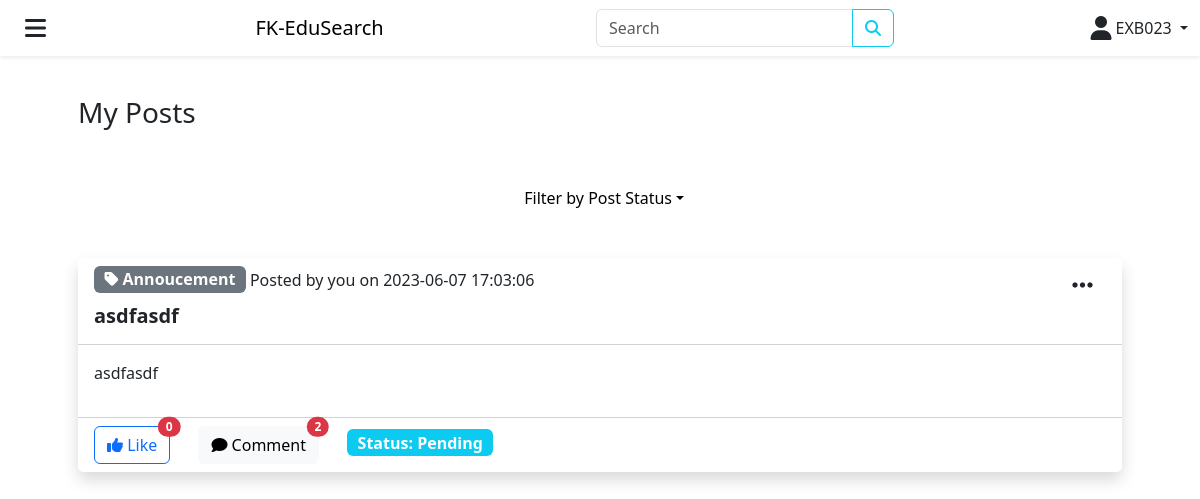
/myposts.php (signed in), run on an earlier commit of the app's database.
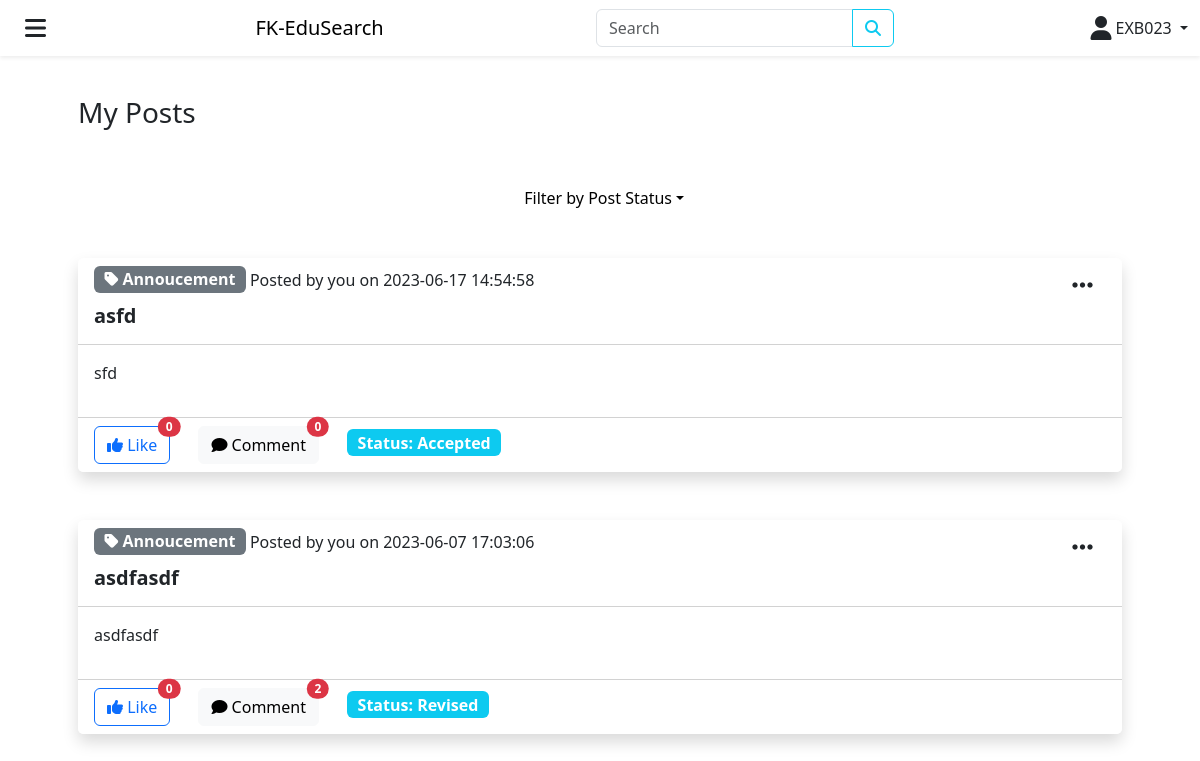
And on a later commit of the database.
### tables this page shows
CREATE TABLE `post` (
  `PostID` bigint(255) NOT NULL,
  `UserID` bigint(255) NOT NULL,
  `PostStatus` varchar(9) NOT NULL,
  `PostTitle` varchar(25) NOT NULL,
  `PostContent` varchar(255) NOT NULL,
  `PostCategory` varchar(25) NOT NULL,
  `ExpertID` varchar(10) NOT NULL,
  `PostCreated` timestamp NOT NULL DEFAULT current_timestamp(),
  `PostUpdated` timestamp NOT NULL DEFAULT current_timestamp() ON UPDATE current_timestamp()
);

### myposts.php (the view, shortened to what the changed rows need)
<?php
require './config/db.php';
?>
<!DOCTYPE html>
<html lang="en">
<head>
	<link rel="stylesheet" href="./node_modules/bootstrap/dist/css/bootstrap.min.css">
	<link rel="stylesheet" href="./node_modules/@fortawesome/fontawesome-free/css/all.min.css">
</head>
<body>
	<div class="container p-5 m-5 mx-auto">
		<div class="row g-5">
			<?php
      $user_id = $_SESSION['user_id'];
			if(isset($_GET['post_status']) && $_GET['post_status'] == "Pending") :
			  $stmt = $conn->prepare('SELECT * FROM post JOIN user ON post.UserID = user.UserID WHERE post.UserID = :user_id AND post.PostStatus = "Pending" ORDER BY post.PostID DESC');
			elseif(isset($_GET['post_status']) && $_GET['post_status'] == "Accepted") :
			  $stmt = $conn->prepare('SELECT * FROM post JOIN user ON post.UserID = user.UserID WHERE post.UserID = :user_id AND post.PostStatus = "Accepted" ORDER BY post.PostID DESC');
			elseif (isset($_GET['post_status']) && $_GET['post_status'] == "Revised") :
			  $stmt = $conn->prepare('SELECT * FROM post JOIN user ON post.UserID = user.UserID WHERE post.UserID = :user_id AND post.PostStatus = "Revised" ORDER BY post.PostID DESC');
			elseif (isset($_GET['post_status']) && $_GET['post_status'] == "Completed") :
			  $stmt = $conn->prepare('SELECT * FROM post JOIN user ON post.UserID = user.UserID WHERE post.UserID = :user_id AND post.PostStatus = "Completed" ORDER BY post.PostID DESC');
			elseif (!isset($_GET['post_status'])) :
				$stmt = $conn->prepare('SELECT * FROM post JOIN user ON post.UserID = user.UserID WHERE post.UserID = :user_id ORDER BY post.PostID DESC');
			endif;
      $stmt->bindParam(':user_id', $user_id);
			$stmt->execute();
			$result = $stmt->fetchAll(PDO::FETCH_OBJ);
			foreach($result as $row) :
			?>
			<div class="col-12">
				<div class="card border-0 shadow">
					<div class="card-header bg-white">
						<div class="row">
							<div class="col-11">
								<span class="badge bg-secondary fs-6"><i class="fa-solid fa-tag"></i> <?php echo $row->PostCategory; ?></span>
								Posted by <?php
			          if($_SESSION['user_id'] == $row->UserID) :
			            echo "you";
			          else :
			            echo $row->UserName;
			          endif;
			          ?> on <?php echo $row->PostCreated; ?>
							</div>
							<?php
							if($_SESSION['user_id'] == $row->UserID) : ?>
							<div class="col-1 d-flex justify-content-end">
								<div class="dropdown">
									<button class="btn circle-1" type="button" data-bs-toggle="dropdown" aria-expanded="false">
										<i class="fa-solid fa-ellipsis fa-xl"></i>
									</button>
								</div>
							</div>
						<?php endif; ?>
							<div class="col-12">
								<h5 class="card-title fw-semibold"><?php echo $row->PostTitle; ?></h5>
							</div>
						</div>
					</div>
					<div class="card-body">
						<p><?php echo $row->PostContent; ?></p>
					</div>
					<div class="card-footer bg-white">
						<a class="btn btn-outline-primary position-relative
						<?php
						$user_id = $_SESSION['user_id'];
						$post_id = $row->PostID;
						$stmt = $conn->prepare('SELECT * FROM likes WHERE UserID = :user_id AND PostID = :post_id');
						$stmt->bindParam(':user_id', $user_id);
						$stmt->bindParam(':post_id', $post_id);
						$stmt->execute();
						if($stmt->rowCount() > 0) {
							echo 'active';
						} else {
							echo '';
						}
						 ?>" href="./controllers/LikeController.php?post_id=<?php echo $row->PostID ?>">
							<i class="fa-solid fa-thumbs-up"></i>
						  Like
						  <span class="position-absolute top-0 start-100 translate-middle badge rounded-pill bg-danger">
								<?php
								$post_id = $row->PostID;
								$stmt = $conn->prepare('SELECT COUNT(*) AS total_likes FROM likes JOIN post ON likes.PostID = post.PostID WHERE likes.PostID = :post_id');
								$stmt->bindParam(':post_id', $post_id);
								$stmt->execute();
								$likes = $stmt->fetchAll(PDO::FETCH_OBJ);
								if ($likes[0]->total_likes > 99) {
								    echo "99+";
								} else {
								    echo $likes[0]->total_likes;
								}
								?>
						  </span>
						</a>
						<a class="btn btn-light position-relative ms-4" href="./comments.php?post_id=<?php echo $row->PostID; ?>">
							<i class="fa-solid fa-comment"></i>
						  Comment
						  <span class="position-absolute top-0 start-100 translate-middle badge rounded-pill bg-danger">
								<?php
								$post_id = $row->PostID;
								$stmt = $conn->prepare('SELECT COUNT(*) AS total_comments FROM comment JOIN post ON comment.PostID = post.PostID WHERE comment.PostID = :post_id');
								$stmt->bindParam(':post_id', $post_id);
								$stmt->execute();
								$comments = $stmt->fetchAll(PDO::FETCH_OBJ);
								if ($comments[0]->total_comments > 99) {
								    echo "99+";
								} else {
								    echo $comments[0]->total_comments;
								}
								?>
						  </span>
						</a>
						<span class="badge bg-info fs-6 ms-4">Status: <?php echo $row->PostStatus; ?></span>
					</div>
				</div>
			</div>
		<?php
	endforeach;
	?>
		</div>
	</div>
</body>
</html>

What changed in the data, as far as the page shows it:
added post: PostCategory "Annoucement", PostCreated "2023-06-17 14:54:58", PostTitle "asfd", PostContent "sfd", total_likes "0", total_comments "0", PostStatus "Accepted"
changed post "asdfasdf": PostStatus "Pending" → "Revised"
